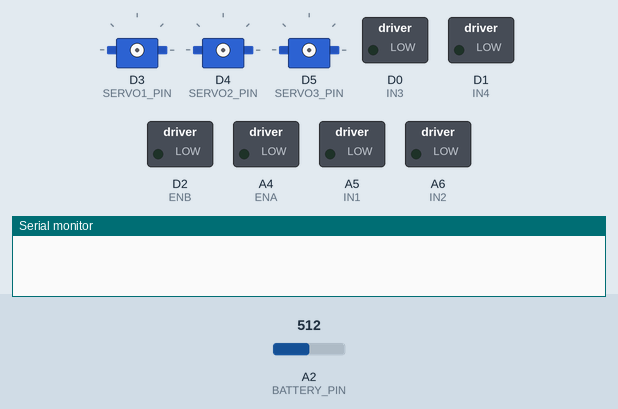
Simulated run of this sketch. Board: Arduino MKR. On the bench: 3 × servo, switched loads named in the sketch (green lamp = pin HIGH), the last lines printed to the serial monitor. Dashed ring = blinking. Inputs (shaded band) come from the test bench; at power-on: A2 (BATTERY_PIN) = 512. WiFi joins after 1.5 s; servers stay silent unless stated; uploads are accepted with an empty reply.

Above: at 0.0 s.
At 7.9 s:
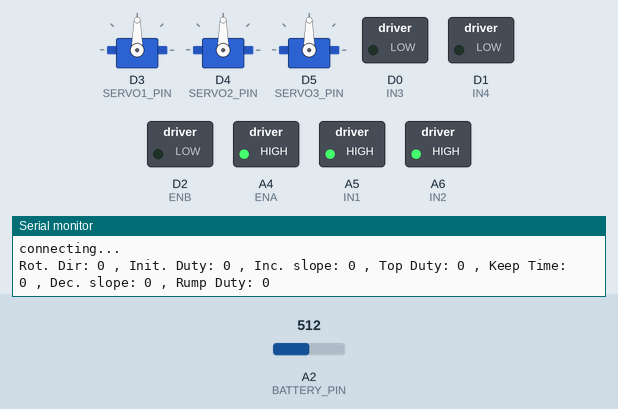
8.0 s: A2 (BATTERY_PIN) set to 380
11.0 s: A2 (BATTERY_PIN) set to 356
At 11.28 s:
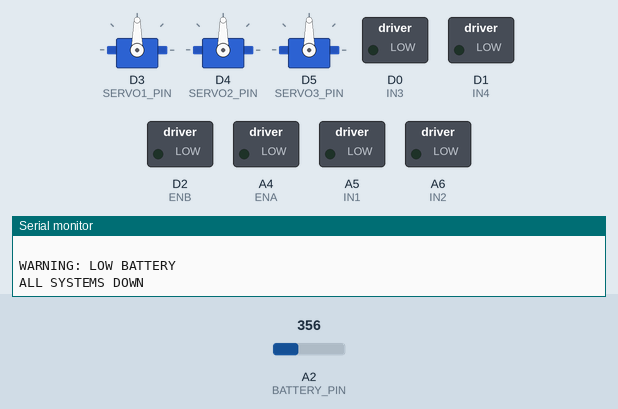
Timing chart, 0 to 20.0 s (numbered marks = the images above; inputs shaded):
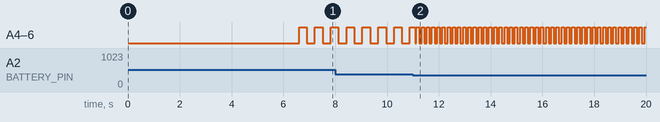

Measured:
- the behaviour switches between 363 and 362 on A2 (BATTERY_PIN) (found by bisection; images 1 and 2)
- after the input at 11.0 s, A4 (ENA), A5 (IN1), A6 (IN2): alternates HIGH for 0.10 s and LOW for 0.10 s, starting after 0.09 s
- by itself, A4 (ENA), A5 (IN1), A6 (IN2): alternates HIGH for 0.30 s and LOW for 0.31 s

The sketch:

Chemico-san_neck_L298N.ino
```cpp
//
//   ChemiCo-SAN neck.
//
//    written by febmarch@eeai.jp.
//           1 Sep. 2023
//
//    ChemiCo-SAN neck
//            with L298N motor driver.
//
#include <WiFiNINA.h>
#include <ArduinoJson.h>
#include <Servo.h>
#include "arduino_secrets.h"
///////please enter your sensitive data in the Secret tab/arduino_secrets.h
char ssid[] = SECRET_SSID;        // your network SSID (name)
char pass[] = SECRET_PASS;    // your network password (use for WPA, or use as key for WEP)
char server[] = SERVER_ADR;// server address:

int status = WL_IDLE_STATUS;

// Initialize the WiFi client library
WiFiClient client;
uint16_t port = 5000; // for Flask
String uri = "/neck";
unsigned long posting_interval = 200L;            // delay between updates, in milliseconds(200 msec)

// PIN assign

const int BATTERY_PIN = A2; // Vout1 --- 10K ohm --- A2 --- 2K ohm --- GND
const float R1 = 10000.0;               //10K ohm
const float R2 = 2000.0;                //2k ohm
const float LOW_BATTERY_LIMIT = 7.0; //2cell LiPo Battery

const int SERVO1_PIN = 3; // PWM
const int SERVO2_PIN = 4; // PWM
const int SERVO3_PIN = 5; // PWM
const int IN1 = A5;   //Neck Motor
const int IN2 = A6;   //Neck Motor
const int IN3 = 0;  // Brest Fun
const int IN4 = 1;  // Brest Fun
const int ENA = A4;   //Neck Motor
const int ENB = 2;   // Brest Fun

//Servo constant
Servo servo1; // Voice Cords
Servo servo2; // Tongue
Servo servo3; // Lips
static uint8_t loudness = 128;
static uint8_t last_loudness = 128;
static uint8_t voice_cords = 70;
static uint8_t last_voice_cords = 70;
static uint8_t tongue = 30;
static uint8_t last_tongue = 30;
static uint8_t lips = 90;
static uint8_t last_lips = 90;
const uint8_t min_voice_cords = 40;
const uint8_t max_voice_cords = 100;
const uint8_t min_tongue = 5;
const uint8_t max_tongue = 60;
const uint8_t min_lips = 70;
const uint8_t max_lips =110;

//Variable to change the neck motor speed and direction
static uint8_t duty = 0;
static int span = 100;
static int rot_dir = 0;

void setup()
{
  //Serial port initialization
  Serial.begin(115200);
  //while (!Serial);
  delay(100);

  // attempt to connect to WiFi network:
  while (status != WL_CONNECTED) {
    Serial.print("Attempting to connect to SSID: ");
    Serial.println(ssid);
    // Connect to WPA/WPA2 network. Change this line if using open or WEP network:
    status = WiFi.begin(ssid, pass);

    // wait 5 seconds for connection:
    delay(5000);
  }
  // you're connected now, so print out the status:
  printWifiStatus();

  // Initialize Motor and Servo
  pinMode(BATTERY_PIN, INPUT);
  pinMode(IN1, OUTPUT);
  pinMode(IN2, OUTPUT);
  pinMode(IN3, OUTPUT);
  pinMode(IN4, OUTPUT);
  pinMode(ENA, OUTPUT);
  pinMode(ENB, OUTPUT);

  servo1.attach(SERVO1_PIN);
  servo2.attach(SERVO2_PIN);
  servo3.attach(SERVO3_PIN);

  digitalWrite(IN1, LOW);
  digitalWrite(IN2, LOW);
  digitalWrite(IN3, LOW);
  digitalWrite(IN4, LOW);
  analogWrite(ENA, 0);
  analogWrite(ENB, 0);

  //Take the battery status
 float battery_voltage = (float)batteryCheck(IN1, IN2, ENA, BATTERY_PIN, R1, R2);
  Serial.print("Battery voltage: ");
  Serial.print(battery_voltage);
  Serial.println("");

}


void loop() {

  //Take the battery status
  float battery_voltage = (float)batteryCheck(IN1, IN2, ENA, BATTERY_PIN, R1, R2);

  //Reset to the default values if the battery level is lower than LOW_BATTERY_LIMIT
  if (battery_voltage < LOW_BATTERY_LIMIT)
  {
    Serial.println(" ");
    Serial.println("WARNING: LOW BATTERY");
    Serial.println("ALL SYSTEMS DOWN");
    digitalWrite(IN1, LOW);
    digitalWrite(IN2, LOW);
    digitalWrite(IN3, LOW);
    digitalWrite(IN4, LOW);
    analogWrite(ENA, 0);
    analogWrite(ENB, 0);
    delay(50);
    while (battery_voltage < LOW_BATTERY_LIMIT)
    {
      battery_voltage = (float)batteryCheck(IN1, IN2, ENA, BATTERY_PIN, R1, R2);
      delay(100);
    }
  }
  else
  {
    //Send the battery status
    String battery_json = "{\"battery_voltage\":" + String(batteryCheck(IN1, IN2, ENA, BATTERY_PIN, R1, R2)) + "}";
    String http_rsp = httpRequest(battery_json);
    StaticJsonDocument<2000> rsp_json;
    deserializeJson(rsp_json , getHttpResponseBody(http_rsp));
    uint8_t voice_cmd_num = rsp_json["voice_cmd_num"];
    posting_interval = rsp_json["posting_interval"];

    //Moving Head
    duty = rsp_json["duty"];
    span = rsp_json["span"];
    int rot_dir_in = rsp_json["rot_dir"];
    if (rot_dir_in > 0) rot_dir = 1;
    if (rot_dir_in == 0) rot_dir = 0;
    if (rot_dir_in < 0) rot_dir = -1;
    int duty0 = rsp_json["duty0"];
    int slope0 = rsp_json["slope0"];
    int duty1 = rsp_json["duty1"];
    int slope1 = rsp_json["slope1"];
    Serial.print("Rot. Dir: ");
    Serial.print(rot_dir);
    Serial.print(" , Init. Duty: ");
    Serial.print(duty0);
    Serial.print(" , Inc. slope: ");
    Serial.print(slope0);
    Serial.print(" , Top Duty: ");
    Serial.print(duty);
    Serial.print(" , Keep Time: ");
    Serial.print(span);
    Serial.print(" , Dec. slope: ");
    Serial.print(slope1);
    Serial.print(" , Rump Duty: ");
    Serial.println(duty1);

    if  (rot_dir == 1)
    {
      digitalWrite(IN1, HIGH);
      digitalWrite(IN2, LOW);
    }
    else if (rot_dir == -1)
    {
      digitalWrite(IN1, LOW);
      digitalWrite(IN2, HIGH);
    }
    else
    {
      digitalWrite(IN1, LOW);
      digitalWrite(IN2, LOW);
    }

    for (int i=duty0; i<duty; i++)
    {
      analogWrite(ENA, i);
      delay(slope0);
    }
    analogWrite(ENA, duty);
    delay(span);
    for (int i=duty; i>duty1; i--)
    {
      analogWrite(ENA, i);
      delay(slope1);
    }
    digitalWrite(IN1, LOW);
    digitalWrite(IN2, LOW);
    delay(10);

    //Voice
    analogWrite(ENB, 0);
    digitalWrite(IN3, HIGH);
    digitalWrite(IN4, LOW);
    for(int cmd = 0; cmd < voice_cmd_num; cmd++)
    {
      last_loudness = loudness;
      loudness =  rsp_json["loudness"][cmd];
      last_voice_cords = voice_cords;
      voice_cords =  rsp_json["voice_cords"][cmd];
      if (voice_cords < min_voice_cords) voice_cords = min_voice_cords;
      if (voice_cords > max_voice_cords) voice_cords = max_voice_cords;
      last_tongue = tongue;
      tongue = rsp_json["tongue"][cmd];
      if (tongue < min_tongue) tongue = min_tongue;
      if (tongue > max_tongue) tongue = max_tongue;
      last_lips = lips;
      lips = rsp_json["lips"][cmd];
      if (lips < min_lips) lips = min_lips;
      if (lips > max_lips) lips = max_lips;
      uint16_t voice_delay = rsp_json["voice_delay"][cmd];
      Serial.print("Cmd #");
      Serial.print(cmd);
      Serial.print(" , Loudness: ");
      Serial.print(loudness);
      Serial.print(" , Voice cords: ");
      Serial.print(voice_cords);
      Serial.print(" , Tongue: ");
      Serial.print(tongue);
      Serial.print(" , Voice delay: ");
      Serial.print(voice_delay);
      Serial.print(" , Lips: ");
      Serial.println(lips);

      analogWrite(ENB, loudness);
      if (voice_cords != last_voice_cords)
      {
        servo1.write(voice_cords);
      }
      if (tongue != last_tongue)
      {
        servo2.write(tongue);
      }
      if (lips != last_lips)
      {
        servo3.write(lips);
      }
      delay(voice_delay);
    }
    analogWrite(ENB, 0);
    digitalWrite(IN3, LOW);
    digitalWrite(IN4, LOW);
    //Take the battery status
    float battery_voltage = (float)batteryCheck(IN1, IN2, ENA, BATTERY_PIN, R1, R2);
    Serial.print("Battery voltage: ");
    Serial.print(battery_voltage);
    Serial.println("V");
  }
  //wait
  delay(posting_interval);
}

String getHttpResponseBody(String http_rsp) {

  String body = "";
  int pos = 0;
  int http_rsp_end = http_rsp.length();
  bool block_end = false;

  // skip header
  block_end =false;
  while(pos < http_rsp_end && !block_end) {
    String separator = http_rsp.substring(pos,pos+4);
    if (separator == "\r\n\r\n") {
      pos += 3;
      block_end =true;
    }
    pos++;
  }
  // get Body
  body = http_rsp.substring(pos , http_rsp_end);
  return(body);
}

// this method makes a HTTP connection to the server:
String httpRequest(String postdata) {
  // close any connection before send a new request.
  // This will free the socket on the NINA module
  client.stop();

  String rspns = "";

  // if there's a successful connection:
  if (client.connect(server, port)) {
    Serial.println("connecting...");
    // send the HTTP POST request:
    client.print("POST http://");
    client.print(server);
    client.print(":");
    client.print(port);
    client.print(uri);
    client.println(" HTTP/1.1");
    client.print("Host: ");
    client.print(server);
    client.print(":");
    client.println(port);
    client.println("Content-type: application/json");
    client.println("User-Agent: ArduinoWiFi/1.1");
    client.println("Accept-Encoding: gzip, deflate");
    client.print("Content-Length: ");
    client.println(postdata.length());
    client.println("Connection: close");
    client.println();
    client.println(postdata);

    // an HTTP request ends with a blank line
    // boolean currentLineIsBlank = true;
    while (client.connected()) {
      if (client.available()) {
        char c = client.read();
        rspns.concat(String(c));
      }
    }
    return(rspns);
  } else {
    // if you couldn't make a connection:
    Serial.println("connection failed");
    return(rspns);
  }
}

float batteryCheck(int in1, int in2,int en, int bat_pin, float r1, float r2) {
  analogWrite(en, 0);
  digitalWrite(in1, HIGH);  // BREAK
  digitalWrite(in2, HIGH);  // BREAK
  analogWrite(en, 255);
  delay(100);
  float battery_voltage = (float)analogRead(bat_pin) / 1024.0 * 3.3 * (r1 + r2) / r2;
  digitalWrite(in1, LOW);  // OFF
  digitalWrite(in2, LOW);  // OFF
  analogWrite(en, 0);
  // battery_voltage = 7.8; //dummy
  return (battery_voltage);
}

void printWifiStatus() {
  // print the SSID of the network you're attached to:
  Serial.print("SSID: ");
  Serial.println(WiFi.SSID());

  // print your board's IP address:
  IPAddress ip = WiFi.localIP();
  Serial.print("IP Address: ");
  Serial.println(ip);

  // print the received signal strength:
  long rssi = WiFi.RSSI();
  Serial.print("signal strength (RSSI):");
  Serial.print(rssi);
  Serial.println(" dBm");
}
```

arduino_secrets.h
```cpp
#define SECRET_SSID "********"
#define SECRET_PASS "********"
#define SERVER_ADR "********"
```
